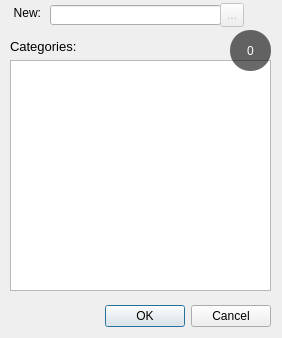
<?xml version="1.0" encoding="UTF-8"?>
<ui version="4.0">
 <class>CatEditor</class>
 <widget class="QDialog" name="CatEditor">
  <property name="windowModality">
   <enum>Qt::ApplicationModal</enum>
  </property>
  <property name="geometry">
   <rect>
    <x>0</x>
    <y>0</y>
    <width>282</width>
    <height>338</height>
   </rect>
  </property>
  <property name="windowTitle">
   <string>Categories Editor</string>
  </property>
  <widget class="QDialogButtonBox" name="buttonBox">
   <property name="geometry">
    <rect>
     <x>90</x>
     <y>300</y>
     <width>181</width>
     <height>32</height>
    </rect>
   </property>
   <property name="orientation">
    <enum>Qt::Horizontal</enum>
   </property>
   <property name="standardButtons">
    <set>QDialogButtonBox::Cancel|QDialogButtonBox::Ok</set>
   </property>
  </widget>
  <widget class="QListWidget" name="listWidget">
   <property name="geometry">
    <rect>
     <x>10</x>
     <y>60</y>
     <width>261</width>
     <height>231</height>
    </rect>
   </property>
   <property name="alternatingRowColors">
    <bool>true</bool>
   </property>
   <property name="sortingEnabled">
    <bool>true</bool>
   </property>
  </widget>
  <widget class="QLabel" name="lCategories">
   <property name="geometry">
    <rect>
     <x>10</x>
     <y>36</y>
     <width>71</width>
     <height>20</height>
    </rect>
   </property>
   <property name="font">
    <font>
     <pointsize>10</pointsize>
    </font>
   </property>
   <property name="text">
    <string>Categories:</string>
   </property>
  </widget>
  <widget class="QLineEdit" name="lineEdit">
   <property name="geometry">
    <rect>
     <x>50</x>
     <y>5</y>
     <width>171</width>
     <height>20</height>
    </rect>
   </property>
  </widget>
  <widget class="QLabel" name="label">
   <property name="geometry">
    <rect>
     <x>10</x>
     <y>5</y>
     <width>31</width>
     <height>16</height>
    </rect>
   </property>
   <property name="text">
    <string>New:</string>
   </property>
   <property name="alignment">
    <set>Qt::AlignRight|Qt::AlignTrailing|Qt::AlignVCenter</set>
   </property>
  </widget>
  <widget class="QLabel" name="lCount">
   <property name="geometry">
    <rect>
     <x>230</x>
     <y>30</y>
     <width>41</width>
     <height>41</height>
    </rect>
   </property>
   <property name="styleSheet">
    <string notr="true">QLabel{
background-color: rgba(0, 0, 0, 150);
border: 5px; border-radius:20px;
color:white;
font: bold 10pt &quot;MS Shell Dlg 2&quot;;}</string>
   </property>
   <property name="text">
    <string>0</string>
   </property>
   <property name="alignment">
    <set>Qt::AlignCenter</set>
   </property>
  </widget>
  <widget class="QToolButton" name="tbAdd">
   <property name="enabled">
    <bool>false</bool>
   </property>
   <property name="geometry">
    <rect>
     <x>220</x>
     <y>3</y>
     <width>24</width>
     <height>24</height>
    </rect>
   </property>
   <property name="toolTip">
    <string>Add (Ctrl+Enter)</string>
   </property>
   <property name="text">
    <string>...</string>
   </property>
   <property name="icon">
    <iconset resource="check.qrc">
     <normaloff>:/img/add.png</normaloff>:/img/add.png</iconset>
   </property>
   <property name="shortcut">
    <string>Ctrl+Return</string>
   </property>
  </widget>
  <action name="actionRemove">
   <property name="text">
    <string>Remove</string>
   </property>
  </action>
 </widget>
 <resources>
  <include location="check.qrc"/>
 </resources>
 <connections>
  <connection>
   <sender>buttonBox</sender>
   <signal>accepted()</signal>
   <receiver>CatEditor</receiver>
   <slot>accept()</slot>
   <hints>
    <hint type="sourcelabel">
     <x>248</x>
     <y>254</y>
    </hint>
    <hint type="destinationlabel">
     <x>157</x>
     <y>274</y>
    </hint>
   </hints>
  </connection>
  <connection>
   <sender>buttonBox</sender>
   <signal>rejected()</signal>
   <receiver>CatEditor</receiver>
   <slot>reject()</slot>
   <hints>
    <hint type="sourcelabel">
     <x>316</x>
     <y>260</y>
    </hint>
    <hint type="destinationlabel">
     <x>286</x>
     <y>274</y>
    </hint>
   </hints>
  </connection>
 </connections>
</ui>
